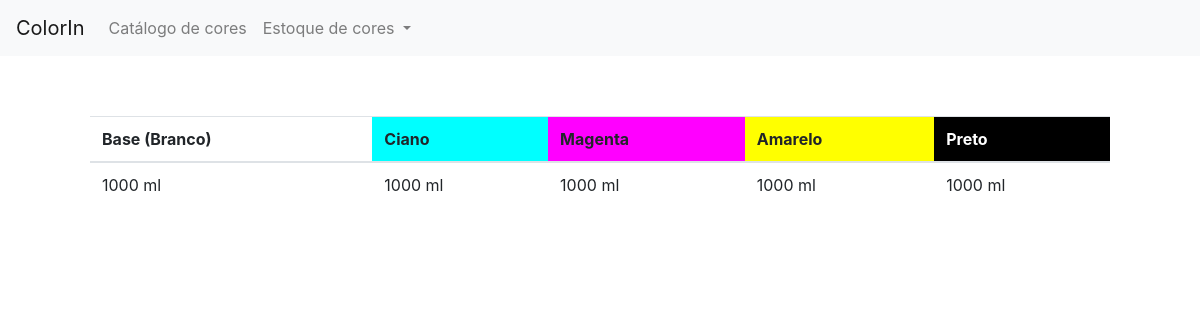
/stock_status, run on the app's committed database.
### color_in/models/stock.py (models this page shows)
class Stock(models.Model):
    stock_base = models.IntegerField(verbose_name='Base (Branco)', validators=[
                                     MinValueValidator(0)])
    stock_black = models.IntegerField(verbose_name='Preto',
                                      validators=[MinValueValidator(0)])
    stock_yellow = models.IntegerField(verbose_name='Amarelo',
                                       validators=[MinValueValidator(0)])
    stock_magenta = models.IntegerField(verbose_name='Magenta',
                                        validators=[MinValueValidator(0)])
    stock_cyan = models.IntegerField(verbose_name='Ciano',
                                     validators=[MinValueValidator(0)])
    stock_status = models.BooleanField(verbose_name='Status')

### color_in/views/stock_view.py (the view)
# urls.py: path('stock_status', StockObjectListView.as_view(), name='stock-status'),
class StockObjectListView(ListView):
    model = Stock
    queryset = Stock.objects.filter(pk=1)
    def get_critical_colors(self):
        critical_level = 100
        obj = Stock.objects.get(pk=1)
        all_levels = [(obj.stock_base, 'Branco'), (obj.stock_black, 'Preto'),
                      (obj.stock_yellow, 'Amarelo'), (obj.stock_magenta, 'Magenta'),
                      (obj.stock_cyan, 'Ciano')]
        critical_colors = filter(lambda tup: tup[0] <= critical_level, all_levels)
        critical_colors = list(map(lambda tup: tup[1], critical_colors))
        return critical_colors
    def get_context_data(self, **kwargs):
        data = super().get_context_data(**kwargs)
        critical_colors = self.get_critical_colors()
        data['critical_colors_list'] = critical_colors
        data['critical_colors'] = ", ".join(critical_colors)
        return data

### color_in/templates/color_in/stock_list.html (shortened to what this page needs)
{% extends 'header.html' %}
    {% block content %}
    <table class="table">
        <thead>
            <tr>
                <th>Base (Branco)</th>
                <th bgcolor="cyan">Ciano</th>
                <th bgcolor="magenta">Magenta</th>
                <th bgcolor="yellow">Amarelo</th>
                <th bgcolor="black"><font color="white">Preto</font></th>
            </tr>
        </thead>
        <tbody>
            {% for element in object_list %}
            <tr>
                <td>{% firstof element.stock_base|stringformat:"i"|add:" ml" "Indisponível" %}</td>
                <td>{% firstof element.stock_cyan|stringformat:"i"|add:" ml" "Indisponível" %}</td>
                <td>{% firstof element.stock_magenta|stringformat:"i"|add:" ml" "Indisponível" %}</td>
                <td>{% firstof element.stock_yellow|stringformat:"i"|add:" ml" "Indisponível" %}</td>
                <td>{% firstof element.stock_black|stringformat:"i"|add:" ml" "Indisponível" %}</td>
                {% endfor %}
            </tr>
        </tbody>
        {% endblock %}

### data on the page
Stock: stock_base "1000 ml", stock_cyan "1000 ml", stock_magenta "1000 ml", stock_yellow "1000 ml", stock_black "1000 ml"
